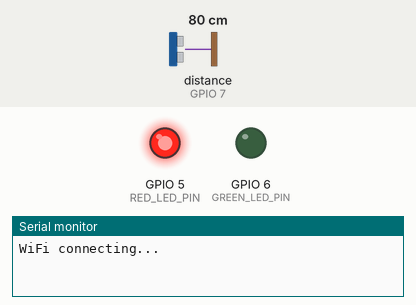
Bench run of a sketch on a simulated ESP32-S3. Parts: output pins drawn as LEDs (lit = HIGH), the last lines printed to the serial monitor. Wiring (inferred from the names in the program): ultrasonic range finder: trigger GPIO 8; echo GPIO 7. The test bench sets the inputs (shaded band); at power-on: distance to the obstacle (sensor on GPIO 7) 80 cm. The echo pulse lasts 58.3 µs per cm; WiFi joins after 1.5 s; servers stay silent unless stated; random numbers use the default seed unless the sketch sets one; no MQTT or app messages arrive unless stated; pins used as bus, display or sensor lines are not drawn.

Above: at 0.1 s.
At 1.8 s:
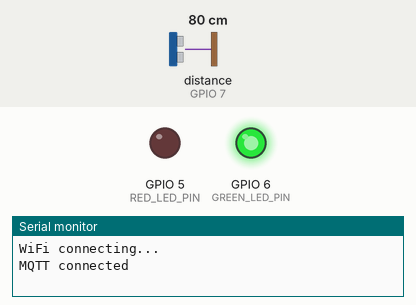
Timing chart, 0 to 3.3 s (numbered marks = the images above):
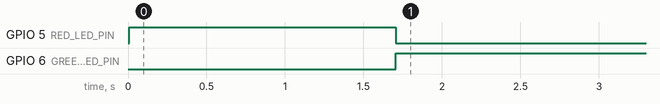

The sketch:

main.ino
```cpp
#include "Sonar.h"
#include "Led.h"
#include "config.h"
#include <WiFi.h>
#include <PubSubClient.h>

TaskHandle_t LedTask;
TaskHandle_t SonarTask;
TaskHandle_t ComunicationTask;

Led greenLed(GREEN_LED_PIN);
Led redLed(RED_LED_PIN);
Sonar sonar(SONAR_ECHO_PIN, SONAR_TRIG_PIN, SONAR_TIMEOUT);

WiFiClient espClient;
PubSubClient mqttClient(espClient);

//Variabili condivise tra i task
volatile bool isConnOk = false;
volatile float waterLevel;
bool wifiConnecting = false;


void setup() {
  Serial.begin(115200);
  WiFi.mode(WIFI_STA);
  pinMode(GREEN_LED_PIN, OUTPUT);
  pinMode(RED_LED_PIN, OUTPUT);

  //Creazione dei task
  //di solito si utilizza il  core 0 per le connessioni (come wifi, bluetooth ecc) e il core 1 per il codice applicativo
  xTaskCreatePinnedToCore(SonarTaskCode, "Sonar", 4096, NULL, 1, &SonarTask, 1);
  xTaskCreatePinnedToCore(ComunicationTaskCode, "MQTT", 8192, NULL, 1, &ComunicationTask, 0);
  xTaskCreatePinnedToCore(LedTaskCode, "LED", 1024, NULL, 1, &LedTask, 1);

  //Utilizzato per il client id
  randomSeed(analogRead(0));
}

void loop() {}

void SonarTaskCode(void* parameter){
  //Periodo del task convertito da millisecondi a tick
  const TickType_t period = SONAR_TASK_PERIOD / portTICK_PERIOD_MS;
  //xTaskGetTickCount() mi restituisce il tick corrente del sistema, me lo salvo come riferimento iniziale
  TickType_t lastWakeTime = xTaskGetTickCount();

  for(;;){
    waterLevel = TANK_HEIGHT- sonar.getDistance();
    //Ritarda il task per un numero "period" di tick, incrementando su un riferimento iniziale lastWakeTime
    vTaskDelayUntil(&lastWakeTime, period);
  }
}

void ComunicationTaskCode(void* parameter){
  //Periodo del task convertito da millisecondi a tick
  const TickType_t period = COMUNICATION_TASK_PERIOD / portTICK_PERIOD_MS;
  //xTaskGetTickCount() mi restituisce il tick corrente del sistema, me lo salvo come riferimento iniziale
  TickType_t lastWakeTime = xTaskGetTickCount();

  enum ComunicationState {
    CONNECTED,
    UNCONNECTED
  };

  ComunicationState state = UNCONNECTED;
  //setto al client il message broker e la porta
  mqttClient.setServer(MQTT_SERVER, MQTT_PORT);
  String clientId = "esiot-2025-client-" + String(random(0xffff), HEX);

  for(;;) {
    String msg;
    switch (state) {
      case CONNECTED:
        if (WiFi.status() != WL_CONNECTED || !mqttClient.connected()) {
          isConnOk = false;
          state = UNCONNECTED;
          break;
        }
        isConnOk = true;
        //mantengo attiva la connessione
        mqttClient.loop();
        msg = String(waterLevel);
        //pubblico il messaggio sul broker settato in precedenza con il topic passato
        mqttClient.publish(MQTT_TOPIC, msg.c_str());
        break;
      case UNCONNECTED:
        if (WiFi.status() != WL_CONNECTED) {
          if (!wifiConnecting) {
            WiFi.begin(WIFI_SSID, WIFI_PASSWORD);
            wifiConnecting = true;
            Serial.println("WiFi connecting...");
          }
        } else {
          wifiConnecting = false;
          if (mqttClient.connect(clientId.c_str())) {
            state = CONNECTED;
            isConnOk = true;
            Serial.println("MQTT connected");
          }
        }
        break;
    }

    //Ritarda il task per un numero "period" di tick, incrementando su un riferimento iniziale lastWakeTime
    vTaskDelayUntil(&lastWakeTime, period);
  }
}

void LedTaskCode(void *pvParameters) {
  //Periodo del task convertito da millisecondi a tick
  const TickType_t period = LED_TASK_PERIOD / portTICK_PERIOD_MS;
  //xTaskGetTickCount() mi restituisce il tick corrente del sistema, me lo salvo come riferimento iniziale
  TickType_t lastWakeTime = xTaskGetTickCount();

  enum LedState {
    CONNECTED,
    UNCONNECTED
  };

  LedState state = UNCONNECTED;
  redLed.switchOn();
  for(;;) {
    switch (state) {
      case CONNECTED:
        if (!isConnOk) {
          state = UNCONNECTED;
          greenLed.switchOff();
          redLed.switchOn();
        }
        break;
      case UNCONNECTED:
        if (isConnOk) {
          state = CONNECTED;
          greenLed.switchOn();
          redLed.switchOff();
        }
        break;
    }

    //Ritarda il task per un numero "period" di tick, incrementando su un riferimento iniziale lastWakeTime
    vTaskDelayUntil(&lastWakeTime, period);
  }
}
```

Led.cpp
```cpp
#include "Led.h"
#include "Arduino.h"

Led::Led(int pin){
  this->pin = pin;
  pinMode(pin,OUTPUT);
}

void Led::switchOn(){
  digitalWrite(pin,HIGH);
}

void Led::switchOff(){
  digitalWrite(pin,LOW);
};
```

Led.h
```cpp
#ifndef __LED__
#define __LED__

#include "Light.h"

class Led: public Light {
public:
  Led(int pin);
  void switchOn();
  void switchOff();
protected:
  int pin;
};

#endif
```

Light.h
```cpp
#ifndef __LIGHT__
#define __LIGHT__

class Light {
public:
  virtual void switchOn() = 0;
  virtual void switchOff() = 0;
};

#endif
```

ProximitySensor.h
```cpp
#ifndef __PROXIMITYSENSOR__
#define __PROXIMITYSENSOR__

class ProximitySensor {

public:
  virtual float getDistance() = 0;

};


#endif
```

Sonar.cpp
```cpp
#include "Sonar.h"

#include "Arduino.h"

Sonar::Sonar(int echoP, int trigP, long maxTime) : echoPin(echoP), trigPin(trigP), timeOut(maxTime){
  pinMode(trigPin, OUTPUT);
  pinMode(echoPin, INPUT);
  temperature = 20; // default value
}

void Sonar::setTemperature(float temp){
  temperature = temp;
}
float Sonar::getSoundSpeed(){
  return 331.5 + 0.6*temperature;
}

float Sonar::getDistance(){
    digitalWrite(trigPin,LOW);
    delayMicroseconds(3);
    digitalWrite(trigPin,HIGH);
    delayMicroseconds(5);
    digitalWrite(trigPin,LOW);

    float tUS = pulseIn(echoPin, HIGH);
    if (tUS == 0) {
        return NO_OBJ_DETECTED;
    } else {
        float t = tUS / 1000.0 / 1000.0 / 2;
        float d = t*getSoundSpeed();
        return d;
    }
}
```

Sonar.h
```cpp
#ifndef __SONAR__
#define __SONAR__

#include "ProximitySensor.h"

#define NO_OBJ_DETECTED -1

class Sonar: public ProximitySensor {

public:
  Sonar(int echoPin, int trigPin, long maxTime);
  float getDistance();
  void setTemperature(float temp);

private:
    const float vs = 331.5 + 0.6*20;
    float getSoundSpeed();

    float temperature;
    int echoPin, trigPin;
    long timeOut;
};

#endif
```

config.h
```cpp
#ifndef __CONFIG__
#define __CONFIG__

#include <Arduino.h>

#define SONAR_ECHO_PIN 7
#define SONAR_TRIG_PIN 8
#define SONAR_TIMEOUT 1
#define GREEN_LED_PIN 6
#define RED_LED_PIN 5

#define LED_TASK_PERIOD 100
#define SONAR_TASK_PERIOD 100
#define COMUNICATION_TASK_PERIOD 100

#define MQTT_SERVER "broker.mqtt-dashboard.com"
#define MQTT_PORT 1883
#define MQTT_TOPIC "tms/waterLevel"
#define WIFI_SSID "iPhone di Fede"
#define WIFI_PASSWORD "12345678"

#define TANK_HEIGHT 2
#endif
```

Measured:
- by itself, GPIO 5 (RED_LED_PIN): LOW → HIGH at 0.01 s, → LOW 1.7 s later
- by itself, GPIO 6 (GREEN_LED_PIN): LOW → HIGH at 1.7 s
